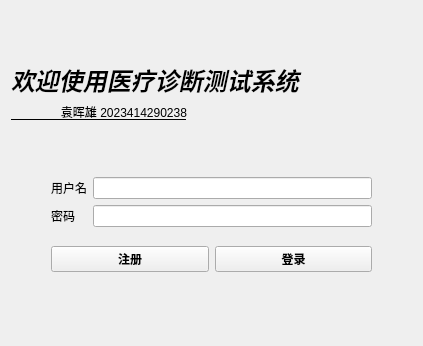
<?xml version="1.0" encoding="UTF-8"?>
<ui version="4.0">
 <class>LoginView</class>
 <widget class="QWidget" name="LoginView">
  <property name="geometry">
   <rect>
    <x>0</x>
    <y>0</y>
    <width>423</width>
    <height>346</height>
   </rect>
  </property>
  <property name="windowTitle">
   <string>登录</string>
  </property>
  <layout class="QGridLayout" name="gridLayout">
   <item row="0" column="0">
    <spacer name="verticalSpacer_3">
     <property name="sizeHint" stdset="0">
      <size>
       <width>20</width>
       <height>50</height>
      </size>
     </property>
    </spacer>
   </item>
   <item row="1" column="0">
    <layout class="QVBoxLayout" name="verticalLayout">
     <item>
      <widget class="QLabel" name="label">
       <property name="font">
        <font>
         <pointsize>18</pointsize>
         <weight>75</weight>
         <italic>true</italic>
         <bold>true</bold>
        </font>
       </property>
       <property name="text">
        <string>欢迎使用医疗诊断测试系统</string>
       </property>
      </widget>
     </item>
     <item>
      <widget class="QLabel" name="label_4">
       <property name="enabled">
        <bool>true</bool>
       </property>
       <property name="sizePolicy">
        <sizepolicy hsizetype="Preferred" vsizetype="Preferred">
         <horstretch>0</horstretch>
         <verstretch>0</verstretch>
        </sizepolicy>
       </property>
       <property name="font">
        <font>
         <weight>50</weight>
         <bold>false</bold>
         <underline>true</underline>
        </font>
       </property>
       <property name="text">
        <string>               袁晖雄 2023414290238</string>
       </property>
      </widget>
     </item>
    </layout>
   </item>
   <item row="2" column="0">
    <spacer name="verticalSpacer_2">
     <property name="sizeHint" stdset="0">
      <size>
       <width>20</width>
       <height>50</height>
      </size>
     </property>
    </spacer>
   </item>
   <item row="3" column="0">
    <layout class="QHBoxLayout" name="horizontalLayout_2">
     <item>
      <spacer name="horizontalSpacer">
       <property name="sizeHint" stdset="0">
        <size>
         <width>40</width>
         <height>20</height>
        </size>
       </property>
      </spacer>
     </item>
     <item>
      <layout class="QFormLayout" name="formLayout">
       <item row="0" column="0">
        <widget class="QLabel" name="label_2">
         <property name="text">
          <string>用户名</string>
         </property>
        </widget>
       </item>
       <item row="1" column="0">
        <widget class="QLabel" name="label_3">
         <property name="text">
          <string>密码</string>
         </property>
        </widget>
       </item>
       <item row="1" column="1">
        <widget class="QLineEdit" name="inputUserPassword">
         <property name="echoMode">
          <enum>QLineEdit::Normal</enum>
         </property>
        </widget>
       </item>
       <item row="0" column="1">
        <widget class="QLineEdit" name="inputUserName"/>
       </item>
      </layout>
     </item>
     <item>
      <spacer name="horizontalSpacer_2">
       <property name="sizeHint" stdset="0">
        <size>
         <width>40</width>
         <height>20</height>
        </size>
       </property>
      </spacer>
     </item>
    </layout>
   </item>
   <item row="4" column="0">
    <layout class="QHBoxLayout" name="horizontalLayout_3">
     <item>
      <spacer name="horizontalSpacer_3">
       <property name="sizeHint" stdset="0">
        <size>
         <width>40</width>
         <height>20</height>
        </size>
       </property>
      </spacer>
     </item>
     <item>
      <layout class="QHBoxLayout" name="horizontalLayout">
       <item>
        <widget class="QPushButton" name="btSignup">
         <property name="font">
          <font>
           <weight>75</weight>
           <bold>true</bold>
          </font>
         </property>
         <property name="text">
          <string>注册</string>
         </property>
        </widget>
       </item>
       <item>
        <widget class="QPushButton" name="btSignin">
         <property name="font">
          <font>
           <weight>75</weight>
           <bold>true</bold>
          </font>
         </property>
         <property name="text">
          <string>登录</string>
         </property>
        </widget>
       </item>
      </layout>
     </item>
     <item>
      <spacer name="horizontalSpacer_4">
       <property name="sizeHint" stdset="0">
        <size>
         <width>40</width>
         <height>20</height>
        </size>
       </property>
      </spacer>
     </item>
    </layout>
   </item>
   <item row="5" column="0">
    <spacer name="verticalSpacer">
     <property name="sizeHint" stdset="0">
      <size>
       <width>20</width>
       <height>50</height>
      </size>
     </property>
    </spacer>
   </item>
  </layout>
 </widget>
 <resources/>
 <connections/>
</ui>
